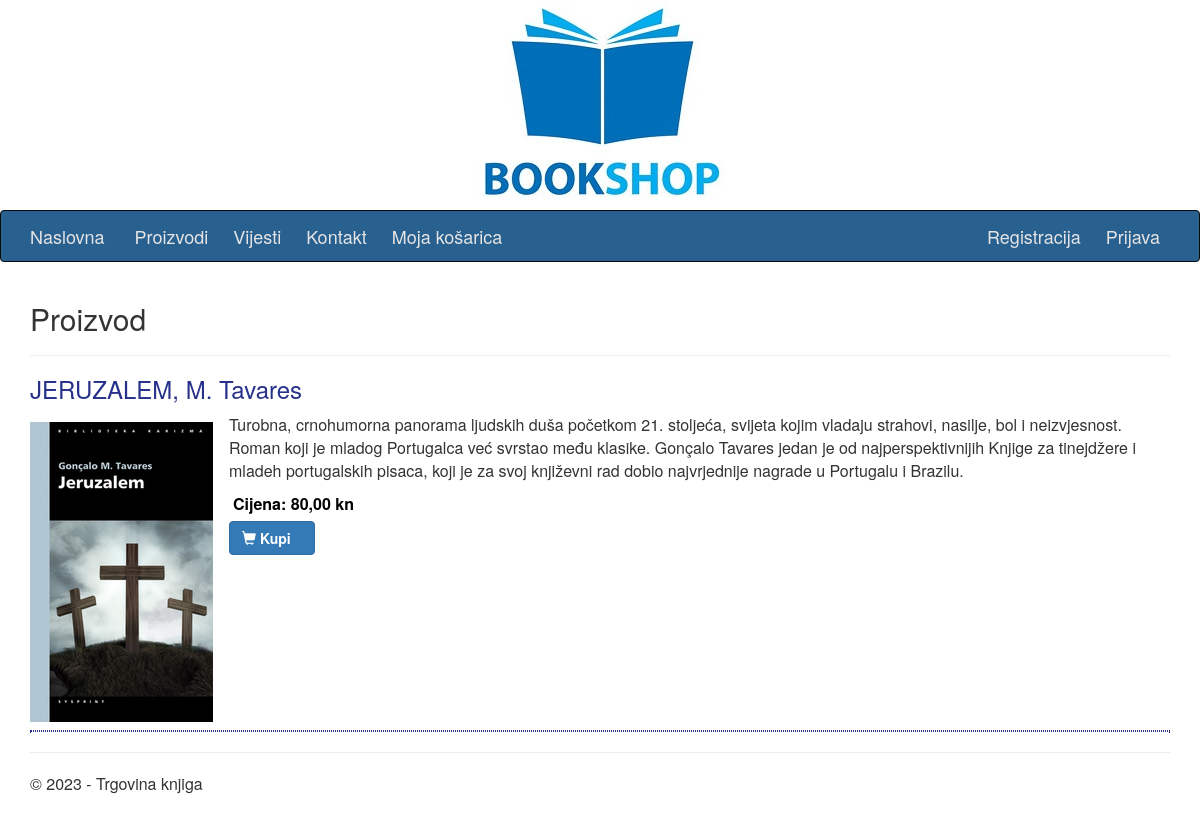
/index.php?pg=2&act=2&id=3, run on the app's committed database.
### tables this page shows
CREATE TABLE products (
  id int NOT NULL AUTO_INCREMENT,
  title varchar(255) NOT NULL,
  price numeric(10,2) not null,
  description text NOT NULL,
  img varchar(255),
  active enum('Y','N') NOT NULL,
  creator_id int,
  created_at DATETIME NOT NULL DEFAULT CURRENT_TIMESTAMP,
  updated_at DATETIME NOT NULL DEFAULT CURRENT_TIMESTAMP ON UPDATE CURRENT_TIMESTAMP,
  
  FOREIGN KEY (creator_id)
  REFERENCES users(id)
  ON DELETE SET NULL,
  
  PRIMARY KEY (id)
);

### proizvodi.php (the view, shortened to what this page needs)
<?php
$act = 1;
if(isset($_GET['act'])) { $act = $_GET['act']; }
$h2title = $title;
$divclass = "proizvodi";
if ($act == 2)
{
	$h2title = "Proizvod";
	$divclass = "";
}
?>
<h2><?php print $h2title ?></h2>
<hr />
<div class="<?php print $divclass ?>">
<?php
if ($act == 1)
{
$query  = "SELECT * FROM products";
$query .= " WHERE active='Y'";
$query .= " ORDER BY created_at DESC";
$result = @mysqli_query($MySQL, $query);
while($row = @mysqli_fetch_array($result)) {
$product_id = $row['id'];
$product_img = $row['img'];
$product_title = $row['title'];
$product_url = "index.php?pg={$pg}&act=2&id={$product_id}";
$product_price = number_format($row['price'], 2, ',', ' ');
?>
	<div class="pr">
		<div class="prin">
			<div class="thumb">
				<a href="<?php print $product_url ?>"><img src="proizvodi/<?php print $product_img ?>" alt="" title=""></a>
			</div>
			<div class="title"><a href="<?php print $product_url ?>"><?php print $product_title ?></a></div>
			<div class="price"><?php print $product_price ?> kn</div>
			<div class="basket"><a href="index.php?pg=10&act=2&id=<?php print $product_id ?>" class="btn btn-primary btn-block"><span class="glyphicon glyphicon-shopping-cart"></span> Kupi</a></div>
		</div>
	</div>
<?php
}
}
else
{
$id = 1;
if(isset($_GET['id']) && is_numeric($_GET['id'])) { $id = $_GET['id']; }
$query  = "SELECT * FROM products";
$query .= " WHERE active='Y' and id=" . $id;
$result = @mysqli_query($MySQL, $query);
$row = @mysqli_fetch_array($result);
$rowcount = mysqli_num_rows($result);
if ($rowcount > 0)
{
$product_id = $row['id'];
$product_img = $row['img'];
$product_title = $row['title'];
$product_description = $row['description'];
$product_price = number_format($row['price'], 2, ',', ' ');
?>
	<div class="proizvodvise">
		<h2><?php print $product_title ?></h2>
		<div class="img">
			<img src="proizvodi/<?php print $product_img ?>" alt="" title="">
		</div>
		<div class="txt">
			<p>
			<?php print $product_description ?>
			</p>
			<div class="price">Cijena: <?php print $product_price ?> kn</div>
			<div class="basket"><a href="index.php?pg=10&act=2&id=<?php print $product_id ?>" class="btn btn-primary"><span class="glyphicon glyphicon-shopping-cart"></span> Kupi&nbsp;&nbsp;&nbsp;</a></div>
		</div>
		<hr>
	</div>
<?php
}
}
?>
</div>

### css/Site.css (style rules this page uses)
.proizvodvise .basket { margin: 5px 0px; }
.basket .btn { font-weight: bold; }
.proizvodvise div.img { float: left; padding: 0.5em 0; margin: 0 1em 0 0; }
.proizvodvise div img { width: 100%; }
.proizvodvise h2 { margin: 0.5em 0; font-size: 1.5em; color: #27318b; }
.proizvodvise hr { margin: 1em 0; border: 1px dotted #27318b; clear: both; }
.proizvodvise .price { color: #000000; text-align: left; font-size: 16px; line-height: 1.1; font-weight: 700; padding: 0 4px 0; display: inline-block; }

### data on the page
products: title "JERUZALEM, M. Tavares", img (picture), description "Turobna, crnohumorna panorama ljudskih duša početkom 21. stoljeća, svijeta kojim vladaju strahovi, nasilje, bol i neizvjesnost. Roman koji je mladog Portugalca već svrstao među klasike. Gonçalo Tavares jedan je od najperspektivnijih Knjige za tinejdžere i mladeh portugalskih pisaca, koji je za svoj književni rad dobio najvrjednije nagrade u Portugalu i Brazilu.", price "80,00"

### other printed values
$h2title "Proizvod"
